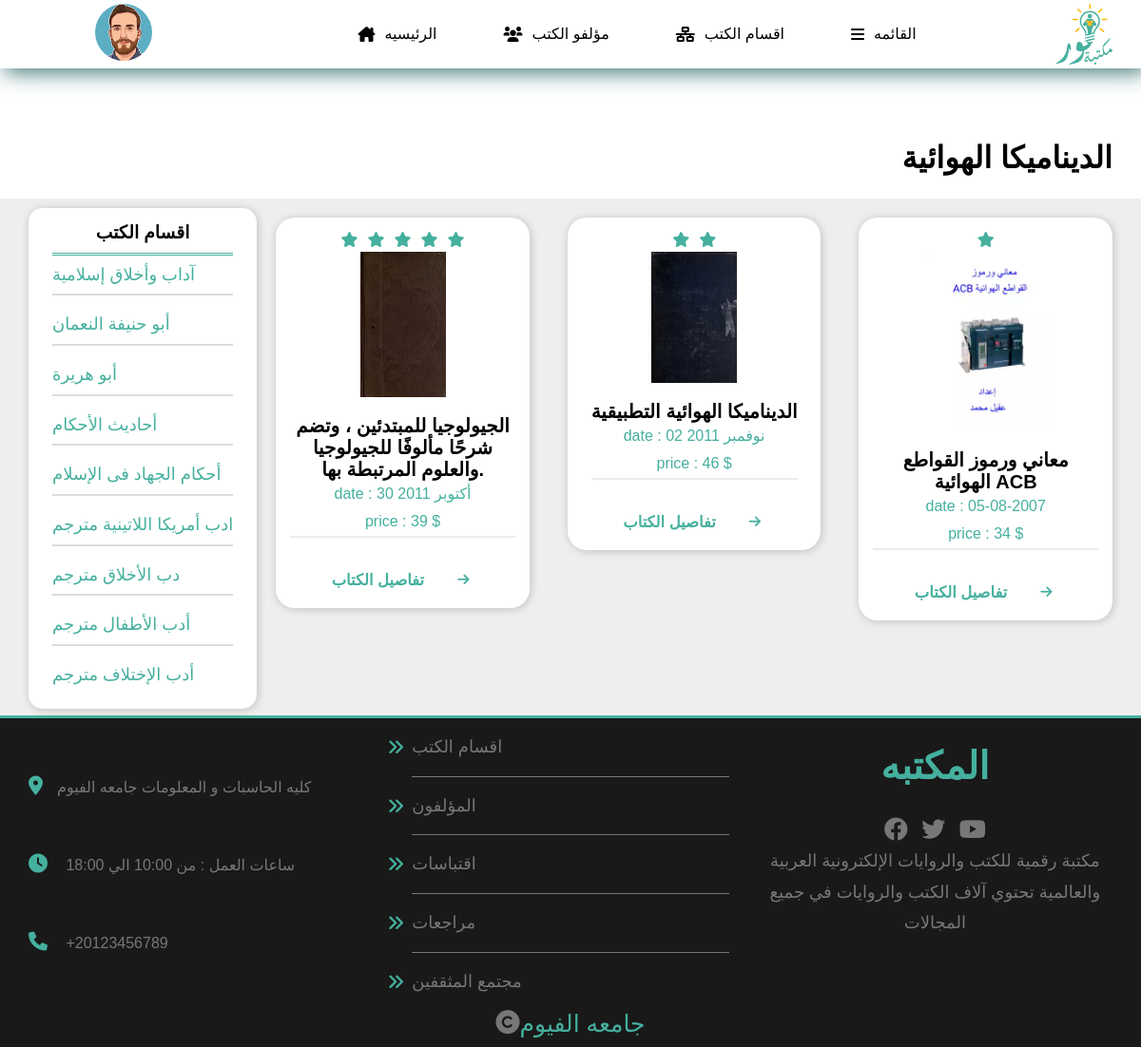
The page /Aerodynamics on the database its author committed.
### tables this page shows
CREATE TABLE "Sections_parts" (
	"id_sec"	int FOREIGNKEY,
	"part_sections"	varchar(255) NOT NULL,
	FOREIGN KEY("id_sec") REFERENCES "Customers"("sec_i")
);

CREATE TABLE "books" (
	"Book_id"	int IDENTITY(100, 1),
	"book_name"	varchar(255),
	"link"	char(100),
	"rate"	int,
	"book_date"	VARCHAR(255),
	"price"	INTEGER,
	"Description"	varchar(1000),
	"author_id"	int FOREIGNKEY,
	"link_book"	BLOB,
	"quantity_book"	INTEGER,
	PRIMARY KEY("Book_id"),
	FOREIGN KEY("author_id") REFERENCES "Authors"("author_id")
);

### app.py (the view)
@app.route('/Aerodynamics')
def Aerodynamics() :
    con=get_db().cursor()
    con.execute(f"select part_sections from Sections_parts limit 9;  ")
    data=con.fetchall()
    con.execute('select * from books where author_id=15')
    rows=con.fetchall()
    con.close()
    return render_template('Aerodynamics.html',data=data ,rows=rows)

### database.py (called while the page is built)
def get_db() :
    con=sqlite3.connect("tables.sqlite")
    con.row_factory=sqlite3.Row
    return con

### templates/Aerodynamics.html (shortened to what this page needs)
<!DOCTYPE html>
<html>
<head>
    <link rel="stylesheet" href="../../CSS/all.min.css">
    <link rel="stylesheet" href="../../CSS/pages.css">
    <link rel="stylesheet" href="../../CSS/normalize.css">
    <link rel="stylesheet" href="{{url_for('static', filename= 'css/all.min_page_sections_quotations.css')}}">
    <link rel="stylesheet" href="{{url_for('static', filename= 'css/pages.css')}}">
    <link rel="stylesheet" href="{{url_for('static', filename= 'css/normalize_page_sections_quotations.css')}}">
    <link rel="stylesheet" href="{{url_for('static' , filename='css/all.min_main_details.css')}}">
    <link rel="stylesheet" href="{{url_for('static' , filename='css/normalize__main_details.css')}}">
    <link rel="stylesheet" href="{{url_for('static' , filename='css/style__main_details.css')}}">
</head>
<body>
    <div class="header">
        <div class="container">
            <div class="settings">
                <img class='avatar' src="/static/upload/images/avatar-05.png" alt="logo">
            </div>
            <ul class="main-nav">
                <li class="hid"><a href="{{url_for('home_pages')}}"> <i
                            class="fa-solid fa-house-chimney"></i>الرئيسيه</a>
                </li>
                <li class="hid"> <a href="{{url_for('authors_page')}}"><i class="fa-sharp fa-solid fa-users"></i>مؤلفو
                        الكتب </a> </li>
                <li class="hid"><a href="{{url_for('sections_page')}}"><i class="fa-solid fa-network-wired"></i>اقسام
                        الكتب</a> </li>
                <li class="spec">
                    <a class="mainLink" href="#" id="test"> <i class="fa-solid fa-bars"></i>القائمه</a>
                </li>
            </ul>
            <a href="{{url_for('home_pages')}}" class="logo"> <img src="/static/upload/images/main.svg" style="width: 60px;
                margin: 20px auto;" alt="logo"></a>
        </div>
    </div>
    <h1 class="adders" style="text-align: right;margin-right: 30px; line-height:1.3;margin-top: 74px;"> الديناميكا الهوائية </h1>
    <div class="content">
        <div class="container">
            <div class="sidebar">
                <h3>اقسام الكتب</h3>
                <ul>
                    {% for row in data %}
                    <li>{{row.part_sections}}</li>
                    {% endfor %}
                </ul>
            </div>
            <div class="mainContent">
                <div class="books">
                    {% for row in rows %}
                    <div class="card">
                        <div class="rate">
                            {% for x in range(0 ,row.rate) %}
                            <i class="fa-sharp fa-solid fa-star"></i>
                            {% endfor %}
                        </div>
                        <div class="image">
                            <img src="{{url_for('static', filename= 'upload/images/' + row.link)}}" alt="logo">
                        </div>
                        <div class="text">
                            <h2>{{row.book_name}}</h2>
                            <p>date : {{row.book_date}}</p>
                            <p>price : {{row.price}} $</p>
                        </div>
                        <a href="{{url_for('Details_of_books' , id_book=row.book_id)}}">
                            <div class="info">
                                <h3>تفاصيل الكتاب</h3>
                                <i class="fa-solid fa-arrow-right"></i>
                            </div>
                        </a>
                    </div>
                    {% endfor %}
                </div>
            </div>
        </div>
    </div>
    <div class="footer">
        <div class="container">
            <div class="box third">
                <div class="adress">
                    <p> <i class="fa-solid fa-location-dot"></i>كليه الحاسبات و المعلومات جامعه الفيوم</p>
                </div>
                <div class="time">
                    <p>
                        <i class="fa-solid fa-clock"></i>
                        ساعات العمل : من 10:00 الي 18:00
                    </p>
                </div>
                <div class="phone">
                    <p><i class="fa-solid fa-phone"></i>
                        +20123456789</p>
                </div>
            </div>
            <div class="box Second">
                <ul>
                    <li>اقسام الكتب</li>
                    <li>المؤلفون</li>
                    <li>اقتباسات</li>
                    <li>مراجعات</li>
                    <li>مجتمع المثقفين</li>
                </ul>
            </div>
            <div class="box first">
                <h1>المكتبه</h1>
                <div class="social">
                    <i class="fa-brands fa-facebook"></i>
                    <i class="fa-brands fa-twitter"></i>
                    <i class="fa-brands fa-youtube"></i>
                </div>
                <p> مكتبة رقمية للكتب والروايات الإلكترونية العربية والعالمية تحتوي آلاف الكتب والروايات في جميع
                    المجالات
                </p>
            </div>
        </div>
        <p class="rights">
            <i class="fa-solid fa-copyright"></i>
            <span>جامعه الفيوم</span>
        </p>
    </div>
</body>
</html>

### myproject/static/css/pages.css (style rules this page uses)
:root { --main-color:#45b09e; --main-color-alt: #326d6cde; --main-transition: 0.3s; --main-padding-top: 100px; --main-padding-bottom: 100px; }
* { box-sizing: border-box; padding: 0; margin: 0; }
html { scroll-behavior: smooth; }
body { font-family: 'Open Sans', sans-serif; font-family: 'Work Sans', sans-serif; }
a { color: #45b09e; text-decoration: none; }
ul { list-style: none; }
.container { padding-left: 15px; padding-right: 15px; margin-left: auto; margin-right: auto; }
@media (min-width:768px) { .container { width: 750px; } }
@media (min-width:992px) { .container { width: 970px; } }
@media (min-width:1200px) { .container { width: 1170px; } }
.header { background-color: white; box-shadow: 0 0 10px #ddd; position: relative; box-shadow:5px 5px 20px var(--main-color-alt) ; }
.header .container { display: flex; justify-content: space-between; align-items: center; flex-wrap: wrap; position: relative; }
.header .container .settings { width: fit-content; text-align: center; }
.header .container .settings .avatar { width: 30%; border-radius: 30px; }
.header .logo { color: var(--main-color); font-weight: 700; font-size: 25px; height: 72px; display: flex; justify-content: center; align-items: center; }
.header .main-nav { display: flex; }
.main-nav>li>a { display: flex; justify-content: center; align-items: center; height: 72px; position: relative; color: black; padding: 0 35px; transition: var(--main-transition); overflow: hidden; }
.main-nav>li>a::before { content: ""; position: absolute; width: 100%; height: 4px; top: 0; left: -100%; background-color: var(--main-color); transition: var(--main-transition); }
.main-nav li a i { padding-right: 10px; }
.content { background-color: #eee; padding-top: 10px; }
.content .container { display: flex; gap: 20px; }
.sidebar { background-color: white; box-shadow: 1px 1px 10px rgb(0 0 0 / 20%); padding: 15px 25px; height:max-content; position: sticky; top: 10px; border-radius: 15px; }
.sidebar h3 { padding-bottom: 10px; text-align: center; border-bottom: 3px double var(--main-color); }
.sidebar ul { display: flex; flex-direction: column; gap: 10px; color: var(--main-color); font-size: 18px; }
.sidebar ul li { transition: var(--main-transition); padding: 10px 0; }
.sidebar ul li:not(:last-child) { border-bottom: 2px solid #DCDCDC; }
.mainContent { flex-grow: 2; display: flex; flex-direction: column; justify-content: space-between; }
.books { padding-top: 10px; padding-bottom: var(--main-padding-top); display: grid; grid-template-columns: repeat(auto-fill, minmax(200px, 1fr)); gap: 40px; }
.card .image img { width: 50%; }
.books .card { transition: 0.5s; box-shadow: 1px 1px 10px rgb(0 0 0 / 20%); border-radius: 20px; overflow: hidden; display: flex; flex-direction: column; justify-content: center; align-items: center; text-align: center; height: fit-content; background-color: white; }
.card .rate { padding-top: 10px; display: flex; justify-content: center; color: var(--main-color); }
.card .rate i { margin: 5px; }
.card .text { margin: 15px; border-bottom: 2px solid #ececec; text-align: center; }
.card .text h2 { font-weight: bold; font-size: 20px; }
.card .text p { color: var(--main-color); line-height: 1.8; }
.card .info { display: flex; justify-content: space-between; align-items: center; color: var(--main-color); font-size: 14px; }
.card .info h3 { margin: 20px 15px; }
.card .info i { margin: 15px 20px; transition: 0.3s; animation: anim-arr 0.5s infinite linear; }

### rows shown on the page
Sections_parts: part_sections "آداب وأخلاق إسلامية"
Sections_parts: part_sections "أبو حنيفة النعمان"
Sections_parts: part_sections "أبو هريرة"
Sections_parts: part_sections "أحاديث الأحكام"
Sections_parts: part_sections "أحكام الجهاد فى الإسلام"
Sections_parts: part_sections "ادب أمريكا اللاتينية مترجم"
Sections_parts: part_sections "دب الأخلاق مترجم"
Sections_parts: part_sections "أدب الأطفال مترجم"
Sections_parts: part_sections "أدب الإختلاف مترجم"
books: rate 5 (drawn), link (picture), book_name "الجيولوجيا للمبتدئين ، وتضم شرحًا مألوفًا للجيولوجيا والعلوم المرتبطة بها.", book_date "30 أكتوبر 2011", price "39"
books: rate 2 (drawn), link (picture), book_name "الديناميكا الهوائية التطبيقية", book_date "02 نوفمبر 2011", price "46"
books: rate 1 (drawn), link (picture), book_name "معاني ورموز القواطع الهوائية ACB", book_date "05-08-2007", price "34"
